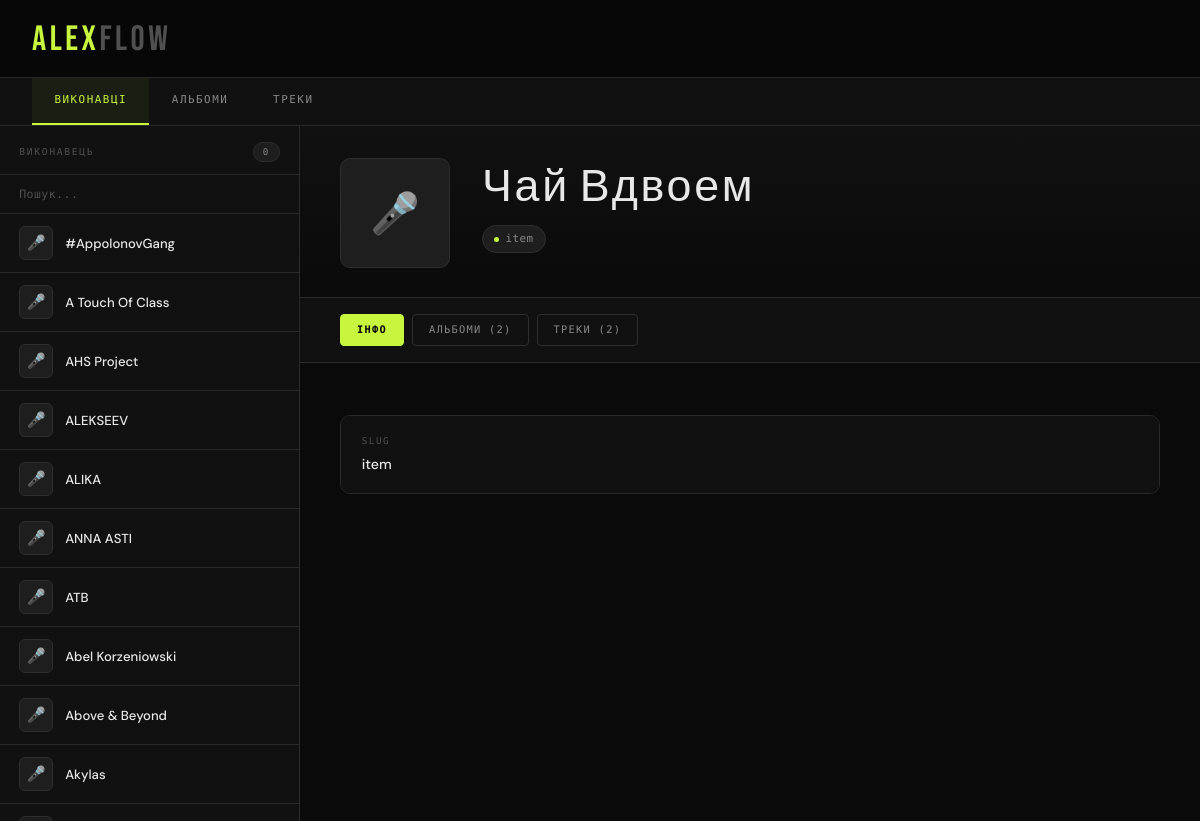
Page /artists/1/ on the committed database.
### api/models.py (models this page shows, shortened)
class Artist(models.Model):
    name       = models.CharField(max_length=255, unique=True, verbose_name="Ім'я")
    slug       = models.SlugField(max_length=255, unique=True, blank=True, verbose_name='Slug')
    bio        = models.TextField(blank=True, verbose_name='Біографія')
    country    = models.CharField(max_length=100, blank=True, verbose_name='Країна')
    image      = models.ImageField(upload_to='artists/', blank=True, null=True, verbose_name='Фото')
    created_at = models.DateTimeField(auto_now_add=True, verbose_name='Створено')
    updated_at = models.DateTimeField(auto_now=True, verbose_name='Оновлено')
    class Meta:
        ordering = ['name']
        verbose_name = 'Виконавець'
        verbose_name_plural = 'Виконавці'

### app/views.py (the view)
# urls.py: path('artists/<int:pk>/', views.ArtistDetailView.as_view(), name='artist-detail'),
class ArtistDetailView(BaseView, DetailView):
    model = Artist
    template_name = 'app/artists/detail.html'
    context_object_name = 'object'
    def get_context_data(self, **kwargs):
        context = super().get_context_data(**kwargs)
        context['tab'] = 'artists'
        context['title'] = 'Виконавець'
        context['albums'] = self.object.albums.all().order_by('-release_date')
        context['tracks'] = self.object.tracks.all()
        return context

### app/views.py (called while the page is built)
    def get_context_data(self, **kwargs):
        context = super().get_context_data(**kwargs)
        context['all_artists'] = Artist.objects.all()
        context['all_albums'] = Album.objects.select_related('artist').all()
        context['all_tracks'] = Track.objects.select_related('album').prefetch_related('artists').all()
        return context

### app/templates/app/artists/detail.html (shortened to what this page needs)
{% extends 'app/layout.html' %}
{% block sidebar_list %}
  {% for artist in all_artists %}
<div class="list-item {% if artist.id == object.id %}selected{% endif %}"
     onclick="location.href='{% url 'app:artist-detail' artist.pk %}'">
    <div class="item-avatar">🎤</div>
    <div class="item-info">
        <div class="item-name">{{ artist.name }}</div>
    </div>
</div>
  {% endfor %}
{% endblock %}
{% block detail_content %}
<div class="detail-hero">
    <div class="detail-cover">
        {% if object.image %}
        <img src="{{ object.image.url }}" alt="{{ object.name }}">
        {% else %}
        🎤
        {% endif %}
    </div>
    <div class="detail-title-block">
        <div class="detail-title">{{ object.name }}</div>
        <div class="detail-meta">
            <span class="meta-chip"><span class="dot"></span>{{ object.slug }}</span>
        </div>
    </div>
</div>
{% with active_tab=request.GET.tab|default:'info' %}
<div class="action-row">
    <a href="?tab=info" class="btn {% if active_tab == 'info' %}active{% endif %}">Інфо</a>
    <a href="?tab=albums" class="btn {% if active_tab == 'albums' %}active{% endif %}">Альбоми ({{ albums.count }})</a>
    <a href="?tab=tracks" class="btn {% if active_tab == 'tracks' %}active{% endif %}">Треки ({{ tracks.count }})</a>
</div>
<div class="sub-content">
    {% if active_tab == 'info' %}
    <div class="fields-grid" style="margin-top: 1.5rem;">
        <div class="field-block">
            <div class="field-label">Slug</div>
            <div class="field-value">{{ object.slug }}</div>
        </div>
    </div>
    {% endif %}
</div>
{% endwith %}
{% endblock %}

### app/static/app/css/music.css (style rules this page uses)
:root { --bg: #080808; --surface: #0f0f0f; --surface2: #161616; --surface3: #1e1e1e; --border: #222222; --border2: #2e2e2e; --accent: #b8f53e; --accent-dim: rgba(184, 245, 62, 0.12); --accent-glow: rgba(184, 245, 62, 0.06); --accent2: #ff3d6b; --accent2-dim: rgba(255, 61, 107, 0.12); --muted: #404040; --muted2: #505050; --text: #efefef; --text-dim: #808080; --text-dimmer: #505050; --radius: 6px; --radius-lg: 10px; }
*, *::before, *::after { margin: 0; padding: 0; box-sizing: border-box; }
html { -webkit-font-smoothing: antialiased; -moz-osx-font-smoothing: grayscale; }
body { background: var(--bg); color: var(--text); font-family: 'DM Sans', sans-serif; min-height: 100vh; overflow: hidden; font-size: 14px; line-height: 1.5; }
.list-item { padding: 0.75rem 1.2rem; border-bottom: 1px solid var(--border); cursor: pointer; transition: background 0.12s; display: flex; align-items: center; gap: 0.75rem; position: relative; }
.list-item::before { content: ''; position: absolute; left: 0; top: 0; bottom: 0; width: 2px; background: transparent; transition: background 0.15s; }
.item-avatar { width: 34px; height: 34px; border-radius: var(--radius); background: var(--surface3); border: 1px solid var(--border2); display: flex; align-items: center; justify-content: center; font-size: 0.95rem; flex-shrink: 0; transition: border-color 0.15s; }
.item-info { flex: 1; min-width: 0; }
.item-name { font-size: 0.82rem; font-weight: 500; white-space: nowrap; overflow: hidden; text-overflow: ellipsis; color: var(--text); }
.detail-hero { padding: 2rem 2.5rem 1.8rem; border-bottom: 1px solid var(--border); display: flex; gap: 2rem; align-items: flex-start; background: linear-gradient(180deg, var(--surface) 0%, var(--bg) 100%); }
.detail-cover { width: 110px; height: 110px; border-radius: var(--radius-lg); background: var(--surface3); display: flex; align-items: center; justify-content: center; font-size: 2.5rem; overflow: hidden; border: 1px solid var(--border2); flex-shrink: 0; }
.detail-title-block { flex: 1; min-width: 0; padding-top: 0.5rem; }
.detail-title { font-family: 'Bebas Neue', sans-serif; font-size: 2.8rem; letter-spacing: 0.06em; line-height: 1; color: var(--text); margin-bottom: 0.9rem; }
.detail-meta { display: flex; flex-wrap: wrap; gap: 0.4rem; align-items: center; }
.meta-chip { display: inline-flex; align-items: center; gap: 0.4rem; font-family: 'DM Mono', monospace; font-size: 0.68rem; color: var(--text-dim); background: var(--surface3); border: 1px solid var(--border2); padding: 0.3rem 0.7rem; border-radius: 999px; letter-spacing: 0.04em; white-space: nowrap; }
.meta-chip .dot { width: 5px; height: 5px; border-radius: 50%; background: var(--accent); flex-shrink: 0; display: inline-block; }
.action-row { padding: 1rem 2.5rem; border-bottom: 1px solid var(--border); display: flex; gap: 0.5rem; align-items: center; background: var(--surface); flex-wrap: wrap; }
.btn { font-family: 'DM Mono', monospace; font-size: 0.65rem; letter-spacing: 0.12em; text-transform: uppercase; padding: 0.45rem 1rem; border-radius: 4px; cursor: pointer; border: 1px solid var(--border2); background: transparent; color: var(--text-dim); transition: all 0.15s; text-decoration: none; display: inline-block; }
.btn.active { background: var(--accent); color: #000; border-color: var(--accent); font-weight: 600; }
.sub-content { padding: 1.8rem 2.5rem 3rem; }
.fields-grid { display: grid; grid-template-columns: repeat(auto-fit, minmax(140px, 1fr)); gap: 1px; background: var(--border); border: 1px solid var(--border); border-radius: var(--radius-lg); overflow: hidden; margin-top: 1.5rem; }
.field-block { background: var(--surface); padding: 1.1rem 1.3rem; transition: background 0.12s; }
.field-label { font-family: 'DM Mono', monospace; font-size: 0.58rem; letter-spacing: 0.16em; text-transform: uppercase; color: var(--text-dimmer); margin-bottom: 0.4rem; }
.field-value { font-size: 0.88rem; font-weight: 500; color: var(--text); }

### app/templates/app/base.html (style rules this page uses)
:root { --bg: #0a0a0a; --surface: #111111; --surface2: #1a1a1a; --border: #2a2a2a; --accent: #c8f53e; --accent2: #ff4d6d; --muted: #555; --text: #e8e8e8; --text-dim: #888; }

### rows in the picture
Artist: name "#AppolonovGang"
Artist: name "A Touch Of Class"
Artist: name "AHS Project"
Artist: name "ALEKSEEV"
Artist: name "ALIKA"
Artist: name "ANNA ASTI"
Artist: name "ATB"
Artist: name "Abel Korzeniowski"
Artist: name "Above & Beyond"
Artist: name "Akylas"
Artist: name "Чай Вдвоем", slug "item"

### other values in the picture
{{ title }} "ВИКОНАВЕЦЬ"
{{ objects|length }} "0"
{{ albums.count }} "2"
{{ tracks.count }} "2"
